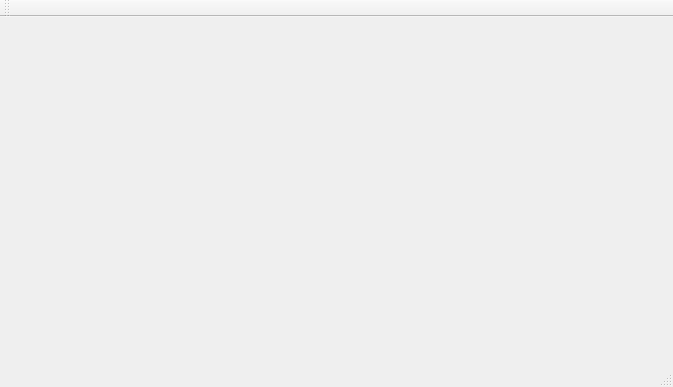
<?xml version="1.0" encoding="UTF-8"?>
<ui version="4.0">
 <class>MainWindow</class>
 <widget class="QMainWindow" name="MainWindow">
  <property name="geometry">
   <rect>
    <x>0</x>
    <y>0</y>
    <width>673</width>
    <height>387</height>
   </rect>
  </property>
  <property name="windowTitle">
   <string>MainWindow</string>
  </property>
  <widget class="QWidget" name="centralWidget">
   <widget class="QCustomPlot" name="widget" native="true">
    <property name="geometry">
     <rect>
      <x>29</x>
      <y>-11</y>
      <width>561</width>
      <height>341</height>
     </rect>
    </property>
   </widget>
  </widget>
  <widget class="QMenuBar" name="menuBar">
   <property name="geometry">
    <rect>
     <x>0</x>
     <y>0</y>
     <width>673</width>
     <height>25</height>
    </rect>
   </property>
  </widget>
  <widget class="QToolBar" name="mainToolBar">
   <attribute name="toolBarArea">
    <enum>TopToolBarArea</enum>
   </attribute>
   <attribute name="toolBarBreak">
    <bool>false</bool>
   </attribute>
  </widget>
  <widget class="QStatusBar" name="statusBar"/>
 </widget>
 <layoutdefault spacing="6" margin="11"/>
 <customwidgets>
  <customwidget>
   <class>QCustomPlot</class>
   <extends>QWidget</extends>
   <header>qcustomplot.h</header>
   <container>1</container>
  </customwidget>
 </customwidgets>
 <resources/>
 <connections/>
</ui>
